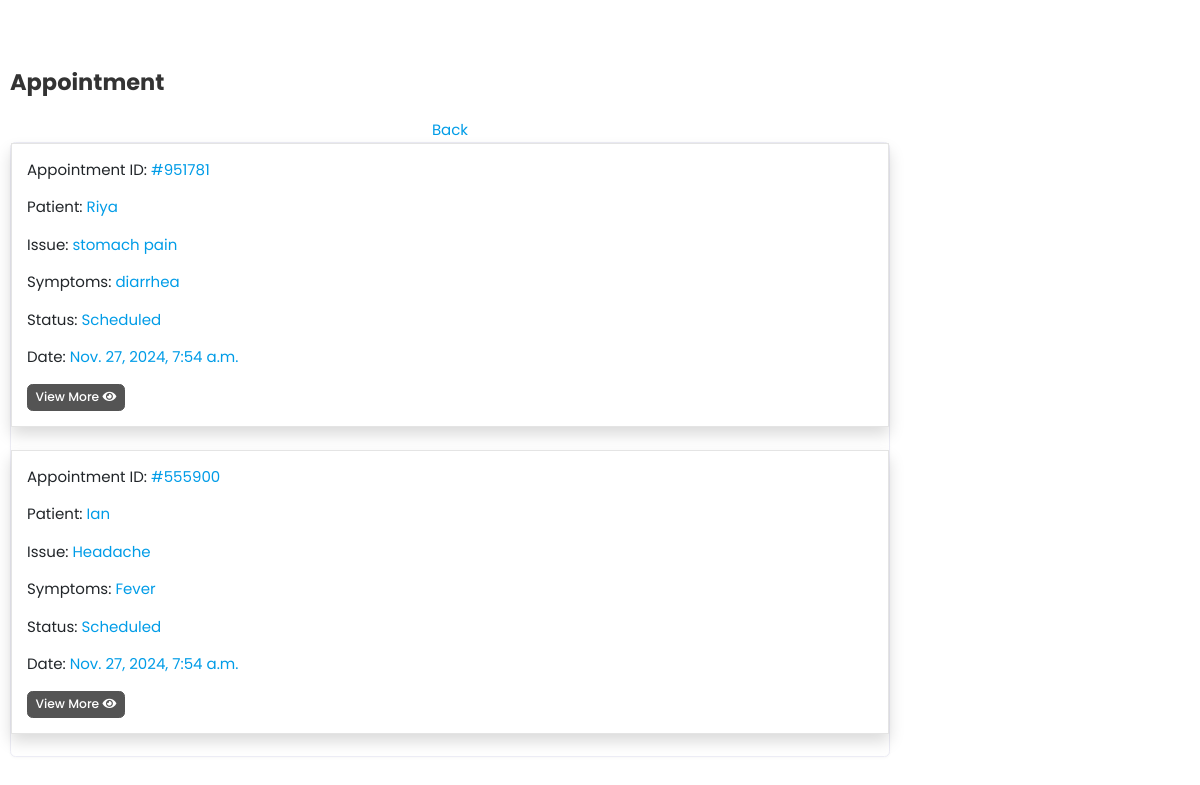
The page /app/DocAppointments/ (signed in) on the database its author committed.
### doctor/models.py (models this page shows, shortened)
class Appointment(models.Model):
    STATUS = [
        ('Scheduled', 'Scheduled'),
        ('Completed', 'Completed'),
        ('Pending', 'Pending'),
        ('Cancelled', 'Cancelled')
    ]
    doctor = models.ForeignKey(DoctorInfo, on_delete=models.SET_NULL, null=True, blank=True, related_name="doctor_data")
    patient = models.ForeignKey(PatientDetails, on_delete=models.SET_NULL, null=True, blank=True, related_name="patient_data")
    appointment_date = models.DateTimeField(null=True, blank=True)
    issues = models.TextField(blank=True, null=True)
    symptoms = models.TextField(blank=True, null=True)
    appointment_id = ShortUUIDField(length=6, max_length=10, alphabet="1234567890")
    status = models.CharField(max_length=120, choices=STATUS)

class PatientDetails(models.Model):
    patient_number = models.IntegerField(null=True)
    patient_name = models.CharField(max_length=50, null=True)
    slug = models.SlugField(blank=True)
    gender = models.CharField(
         max_length=20,
         choices=(("Male", "Male"), ("Female", "Female"), ("Other", "Other")),
         null=True
     )
    blood_group = models.CharField(
        max_length=20, blank=True, null=True,
        choices=(
            ("O-", "O-"),
            ("O+", "O+"),
            ("A-", "A-"),
            ("A+", "A+"),
            ("B-", "B-"),
            ("B+", "B+"),
            ("AB-", "AB-"),
            ("AB+", "AB+"),
        ),
    )
    address = models.CharField(max_length=250, blank=True, null=True)
    state = models.CharField(max_length=200, blank=True, null=True)
    country = models.CharField(max_length=200, blank=True, null=True)
    pin_code = models.BigIntegerField(blank=True, null=True)
    email = models.EmailField(default="", max_length=50, null=True)
    date_of_birth = models.DateField(null=True)
    phone_number = models.CharField(default="", max_length=20, null=True)
    patient_image = models.BinaryField(blank=True, null=True)
    created = models.DateTimeField(auto_now_add=True)
    updated = models.DateTimeField(auto_now=True)

### doctor/views.py (the view)
# urls.py: path("DocAppointments/", views.doctor_appointments, name="doctor_appointments"),
@login_required
def doctor_appointments(request):
    doctor = DoctorInfo.objects.get(doctor_name=request.user)
    appointments = Appointment.objects.filter(doctor=doctor)
    context = {
        "appointments": appointments,
    }
    return render(request, "doctor/appointments.html", context)

### templates/doctor/appointments.html (shortened to what this page needs)
{% extends 'pharmaceuticals/base.html' %}
{% load static %}
{% load widget_tweaks %}
{% block content %}
<section class="pt-5 pb-5">
    <div class="container">
        <div class="row mt-0 mt-md-4">
            <div class="col-lg-9 col-md-8 col-12">
                <h4 class="mb-0 mb-4 fw-bold">Appointment</h4>
                <div class="text-center dont-have"><a href="{% url 'Pindex' %}">Back</a></div>
                <div class="card mb-4">
                    {% for a in appointments %}
                    <div class="shadow border p-3 mb-4 rounded-4">
                        <a href="{% url 'appointment_detail' a.appointment_id %}">
                            <p><span class="fw-semibold text-dark">Appointment ID:</span> #{{a.appointment_id}}</p>
                            <p><span class="fw-semibold text-dark">Patient:</span> {{a.patient.patient_name}}</p>
                            <p><span class="fw-semibold text-dark">Issue:</span> {{a.issues}}</p>
                            <p><span class="fw-semibold text-dark">Symptoms:</span> {{a.symptoms}}</p>
                            <p><span class="fw-semibold text-dark">Status:</span> {{a.status}}</p>
                            <p><span class="fw-semibold text-dark">Date:</span> {{a.appointment_date}}</p>
                            <button class="btn btn-secondary btn-sm">View More <i class="fas fa-eye ms-2"></i></button>
                        </a>
                    </div>
                    {% endfor %}
                </div>
            </div>
        </div>
    </div>
</section>
{% endblock content %}

### static/cart/css/ui.css (style rules this page uses)
html { font-family: "Inter", sans-serif; font-size: 15px; }

### static/prescol/css/style.css (style rules this page uses)
html { height: 100%; }
body { background-color: #fff; color: #333; font-family: 'Poppins', sans-serif; font-size: 1rem; height: 100%; line-height: 1.5; overflow-x: hidden; }
h1, h2, h3, h4, h5, h6 { font-family: 'Poppins', sans-serif; margin-top: 0; }
a { color: #009ce7; }
input, button, a { transition: all 0.4s ease; -moz-transition: all 0.4s ease; -o-transition: all 0.4s ease; -ms-transition: all 0.4s ease; -webkit-transition: all 0.4s ease; }
input, input:focus, button, button:focus { outline: none; }
.card { border: 1px solid #ececf5; box-shadow: 0 1px 3px 0 rgba(0, 0, 0, 0.03); margin-bottom: 1.875rem; }

### rows shown on the page
Appointment: appointment_id "951781", patient.patient_name "Riya", issues "stomach pain", symptoms "diarrhea", status "Scheduled", appointment_date "Nov. 27, 2024, 7:54 a.m."
Appointment: appointment_id "555900", patient.patient_name "Ian", issues "Headache", symptoms "Fever", status "Scheduled", appointment_date "Nov. 27, 2024, 7:54 a.m."
